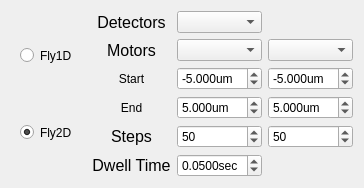
             <widget class="QWidget" name="PandaScan">
              <attribute name="title">
               <string>HXN Fly</string>
              </attribute>
              <layout class="QGridLayout" name="gridLayout_8">
               <item row="1" column="3">
                <widget class="QComboBox" name="cb_motor2">
                 <property name="sizePolicy">
                  <sizepolicy hsizetype="Preferred" vsizetype="Preferred">
                   <horstretch>0</horstretch>
                   <verstretch>0</verstretch>
                  </sizepolicy>
                 </property>
                 <property name="toolTip">
                  <string>second motor in 2D</string>
                 </property>
                </widget>
               </item>
               <item row="4" column="1">
                <widget class="QLabel" name="label_5">
                 <property name="sizePolicy">
                  <sizepolicy hsizetype="Preferred" vsizetype="Preferred">
                   <horstretch>0</horstretch>
                   <verstretch>0</verstretch>
                  </sizepolicy>
                 </property>
                 <property name="font">
                  <font>
                   <family>Segoe UI</family>
                   <pointsize>12</pointsize>
                   <weight>50</weight>
                   <italic>false</italic>
                   <bold>false</bold>
                  </font>
                 </property>
                 <property name="text">
                  <string>Steps</string>
                 </property>
                 <property name="textFormat">
                  <enum>Qt::AutoText</enum>
                 </property>
                 <property name="scaledContents">
                  <bool>false</bool>
                 </property>
                 <property name="alignment">
                  <set>Qt::AlignCenter</set>
                 </property>
                </widget>
               </item>
               <item row="3" column="1">
                <widget class="QLabel" name="label_18">
                 <property name="text">
                  <string>End</string>
                 </property>
                 <property name="alignment">
                  <set>Qt::AlignCenter</set>
                 </property>
                </widget>
               </item>
               <item row="5" column="2">
                <widget class="QDoubleSpinBox" name="dwell">
                 <property name="sizePolicy">
                  <sizepolicy hsizetype="Preferred" vsizetype="Preferred">
                   <horstretch>0</horstretch>
                   <verstretch>0</verstretch>
                  </sizepolicy>
                 </property>
                 <property name="toolTip">
                  <string>exposure time per point</string>
                 </property>
                 <property name="prefix">
                  <string/>
                 </property>
                 <property name="suffix">
                  <string notr="true">sec</string>
                 </property>
                 <property name="decimals">
                  <number>4</number>
                 </property>
                 <property name="minimum">
                  <double>0.000000000000000</double>
                 </property>
                 <property name="maximum">
                  <double>0.500000000000000</double>
                 </property>
                 <property name="singleStep">
                  <double>0.010000000000000</double>
                 </property>
                 <property name="value">
                  <double>0.050000000000000</double>
                 </property>
                </widget>
               </item>
               <item row="1" column="2">
                <widget class="QComboBox" name="cb_motor1">
                 <property name="sizePolicy">
                  <sizepolicy hsizetype="Preferred" vsizetype="Preferred">
                   <horstretch>0</horstretch>
                   <verstretch>0</verstretch>
                  </sizepolicy>
                 </property>
                 <property name="toolTip">
                  <string>first motor to scan in 2D and Line scan motor</string>
                 </property>
                </widget>
               </item>
               <item row="0" column="0" rowspan="6">
                <widget class="QWidget" name="widget_2" native="true">
                 <property name="styleSheet">
                  <string notr="true">font: 14pt &quot;MS Shell Dlg 2&quot;;</string>
                 </property>
                 <layout class="QVBoxLayout" name="verticalLayout_9">
                  <item>
                   <widget class="QRadioButton" name="rb_1d">
                    <property name="sizePolicy">
                     <sizepolicy hsizetype="Preferred" vsizetype="Preferred">
                      <horstretch>0</horstretch>
                      <verstretch>0</verstretch>
                     </sizepolicy>
                    </property>
                    <property name="toolTip">
                     <string>select for line scan</string>
                    </property>
                    <property name="styleSheet">
                     <string notr="true"/>
                    </property>
                    <property name="text">
                     <string>Fly1D</string>
                    </property>
                    <property name="autoExclusive">
                     <bool>true</bool>
                    </property>
                   </widget>
                  </item>
                  <item>
                   <widget class="QRadioButton" name="rb_2d">
                    <property name="sizePolicy">
                     <sizepolicy hsizetype="Preferred" vsizetype="Preferred">
                      <horstretch>0</horstretch>
                      <verstretch>0</verstretch>
                     </sizepolicy>
                    </property>
                    <property name="toolTip">
                     <string>select for 2D scan</string>
                    </property>
                    <property name="styleSheet">
                     <string notr="true"/>
                    </property>
                    <property name="text">
                     <string>Fly2D</string>
                    </property>
                    <property name="checked">
                     <bool>true</bool>
                    </property>
                    <property name="autoExclusive">
                     <bool>true</bool>
                    </property>
                   </widget>
                  </item>
                 </layout>
                </widget>
               </item>
               <item row="2" column="3">
                <widget class="QDoubleSpinBox" name="y_start">
                 <property name="enabled">
                  <bool>true</bool>
                 </property>
                 <property name="sizePolicy">
                  <sizepolicy hsizetype="Preferred" vsizetype="Preferred">
                   <horstretch>0</horstretch>
                   <verstretch>0</verstretch>
                  </sizepolicy>
                 </property>
                 <property name="toolTip">
                  <string>scan range entry</string>
                 </property>
                 <property name="prefix">
                  <string notr="true"/>
                 </property>
                 <property name="suffix">
                  <string>um</string>
                 </property>
                 <property name="decimals">
                  <number>3</number>
                 </property>
                 <property name="minimum">
                  <double>-15.000000000000000</double>
                 </property>
                 <property name="maximum">
                  <double>15.000000000000000</double>
                 </property>
                 <property name="singleStep">
                  <double>1.000000000000000</double>
                 </property>
                 <property name="value">
                  <double>-5.000000000000000</double>
                 </property>
                </widget>
               </item>
               <item row="5" column="1">
                <widget class="QLabel" name="label_9">
                 <property name="sizePolicy">
                  <sizepolicy hsizetype="Preferred" vsizetype="Preferred">
                   <horstretch>0</horstretch>
                   <verstretch>0</verstretch>
                  </sizepolicy>
                 </property>
                 <property name="font">
                  <font>
                   <family>Segoe UI</family>
                   <pointsize>12</pointsize>
                   <weight>50</weight>
                   <italic>false</italic>
                   <bold>false</bold>
                  </font>
                 </property>
                 <property name="text">
                  <string>Dwell Time</string>
                 </property>
                 <property name="textFormat">
                  <enum>Qt::AutoText</enum>
                 </property>
                 <property name="scaledContents">
                  <bool>false</bool>
                 </property>
                 <property name="alignment">
                  <set>Qt::AlignCenter</set>
                 </property>
                </widget>
               </item>
               <item row="0" column="2">
                <widget class="QComboBox" name="cb_dets">
                 <property name="sizePolicy">
                  <sizepolicy hsizetype="Preferred" vsizetype="Preferred">
                   <horstretch>0</horstretch>
                   <verstretch>0</verstretch>
                  </sizepolicy>
                 </property>
                 <property name="toolTip">
                  <string comment="choose the detector system"/>
                 </property>
                </widget>
               </item>
               <item row="1" column="1">
                <widget class="QLabel" name="label_2">
                 <property name="sizePolicy">
                  <sizepolicy hsizetype="Preferred" vsizetype="Preferred">
                   <horstretch>0</horstretch>
                   <verstretch>0</verstretch>
                  </sizepolicy>
                 </property>
                 <property name="font">
                  <font>
                   <family>Segoe UI</family>
                   <pointsize>12</pointsize>
                   <weight>50</weight>
                   <italic>false</italic>
                   <bold>false</bold>
                  </font>
                 </property>
                 <property name="text">
                  <string>Motors</string>
                 </property>
                 <property name="alignment">
                  <set>Qt::AlignCenter</set>
                 </property>
                </widget>
               </item>
               <item row="2" column="2">
                <widget class="QDoubleSpinBox" name="x_start">
                 <property name="sizePolicy">
                  <sizepolicy hsizetype="Preferred" vsizetype="Preferred">
                   <horstretch>0</horstretch>
                   <verstretch>0</verstretch>
                  </sizepolicy>
                 </property>
                 <property name="toolTip">
                  <string>scan range entry</string>
                 </property>
                 <property name="prefix">
                  <string notr="true"/>
                 </property>
                 <property name="suffix">
                  <string>um</string>
                 </property>
                 <property name="decimals">
                  <number>3</number>
                 </property>
                 <property name="minimum">
                  <double>-15.000000000000000</double>
                 </property>
                 <property name="maximum">
                  <double>15.000000000000000</double>
                 </property>
                 <property name="singleStep">
                  <double>1.000000000000000</double>
                 </property>
                 <property name="value">
                  <double>-5.000000000000000</double>
                 </property>
                </widget>
               </item>
               <item row="4" column="3">
                <widget class="QSpinBox" name="y_step">
                 <property name="sizePolicy">
                  <sizepolicy hsizetype="Preferred" vsizetype="Preferred">
                   <horstretch>0</horstretch>
                   <verstretch>0</verstretch>
                  </sizepolicy>
                 </property>
                 <property name="toolTip">
                  <string>second motor steps</string>
                 </property>
                 <property name="minimum">
                  <number>1</number>
                 </property>
                 <property name="maximum">
                  <number>10000</number>
                 </property>
                 <property name="singleStep">
                  <number>10</number>
                 </property>
                 <property name="value">
                  <number>50</number>
                 </property>
                </widget>
               </item>
               <item row="2" column="1">
                <widget class="QLabel" name="label_32">
                 <property name="text">
                  <string>Start</string>
                 </property>
                 <property name="alignment">
                  <set>Qt::AlignCenter</set>
                 </property>
                </widget>
               </item>
               <item row="0" column="1">
                <widget class="QLabel" name="label_17">
                 <property name="sizePolicy">
                  <sizepolicy hsizetype="Preferred" vsizetype="Preferred">
                   <horstretch>0</horstretch>
                   <verstretch>0</verstretch>
                  </sizepolicy>
                 </property>
                 <property name="font">
                  <font>
                   <family>Segoe UI</family>
                   <pointsize>12</pointsize>
                   <weight>50</weight>
                   <italic>false</italic>
                   <bold>false</bold>
                  </font>
                 </property>
                 <property name="text">
                  <string>Detectors</string>
                 </property>
                 <property name="alignment">
                  <set>Qt::AlignCenter</set>
                 </property>
                </widget>
               </item>
               <item row="3" column="3">
                <widget class="QDoubleSpinBox" name="y_end">
                 <property name="sizePolicy">
                  <sizepolicy hsizetype="Preferred" vsizetype="Preferred">
                   <horstretch>0</horstretch>
                   <verstretch>0</verstretch>
                  </sizepolicy>
                 </property>
                 <property name="toolTip">
                  <string>scan range entry</string>
                 </property>
                 <property name="suffix">
                  <string notr="true">um</string>
                 </property>
                 <property name="decimals">
                  <number>3</number>
                 </property>
                 <property name="minimum">
                  <double>-15.000000000000000</double>
                 </property>
                 <property name="maximum">
                  <double>15.000000000000000</double>
                 </property>
                 <property name="singleStep">
                  <double>1.000000000000000</double>
                 </property>
                 <property name="value">
                  <double>5.000000000000000</double>
                 </property>
                </widget>
               </item>
               <item row="3" column="2">
                <widget class="QDoubleSpinBox" name="x_end">
                 <property name="sizePolicy">
                  <sizepolicy hsizetype="Preferred" vsizetype="Preferred">
                   <horstretch>0</horstretch>
                   <verstretch>0</verstretch>
                  </sizepolicy>
                 </property>
                 <property name="toolTip">
                  <string>scan range entry</string>
                 </property>
                 <property name="suffix">
                  <string notr="true">um</string>
                 </property>
                 <property name="decimals">
                  <number>3</number>
                 </property>
                 <property name="minimum">
                  <double>-15.000000000000000</double>
                 </property>
                 <property name="maximum">
                  <double>15.000000000000000</double>
                 </property>
                 <property name="singleStep">
                  <double>1.000000000000000</double>
                 </property>
                 <property name="value">
                  <double>5.000000000000000</double>
                 </property>
                </widget>
               </item>
               <item row="4" column="2">
                <widget class="QSpinBox" name="x_step">
                 <property name="sizePolicy">
                  <sizepolicy hsizetype="Preferred" vsizetype="Preferred">
                   <horstretch>0</horstretch>
                   <verstretch>0</verstretch>
                  </sizepolicy>
                 </property>
                 <property name="toolTip">
                  <string>first motor steps</string>
                 </property>
                 <property name="minimum">
                  <number>1</number>
                 </property>
                 <property name="maximum">
                  <number>10000</number>
                 </property>
                 <property name="singleStep">
                  <number>10</number>
                 </property>
                 <property name="value">
                  <number>50</number>
                 </property>
                </widget>
               </item>
              </layout>
             </widget>
